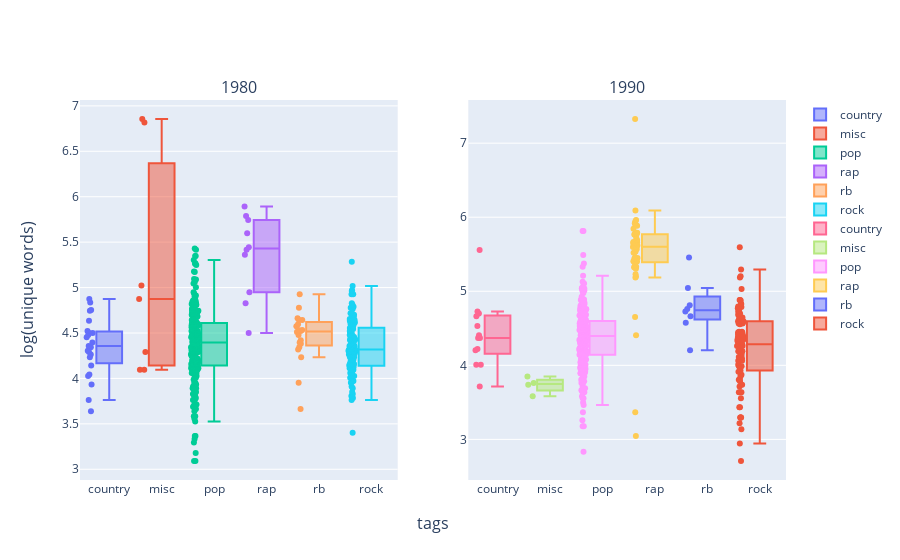

The notebook cell saved with this chart:
### Code cell
words_decades(df, [1980, 1990])

### Figure 1 — Plotly figure (JSON) as saved in the notebook; plotly's stock layout.template omitted (floating-point values rounded to 4 significant figures; data arrays with more than 128 entries replaced by an {"elided": "..."} marker saying what was removed)
{"data": [{"boxpoints": "all", "customdata": [["It Ain’t Cool to Be Crazy About You", "George Strait"], ["From Strangers To Lovers To Friends", "George Jones"], ["I Don’t Want to Be Alone", "Reba McEntire"], ["Little Rock n Roller", "Steve Earle"], ["You’re The Reason God Made Oklahoma", "David Frizzell & Shelly West"], ["Drivin My Life Away", "Eddie Rabbitt"], ["Heartbreak Hill", "Emmylou Harris"], ["Happy Birthday Jesus Ill Open This One for You", "Reba McEntire"], ["Real Good Feel Good Song", "Mel McDaniel"], ["She Hung The Moon", "George Jones"], ["Where Do You Go When You Dream", "Anne Murray"], ["Baby What About You", "Crystal Gayle"], ["This Missin’ You Heart of Mine", "Sawyer Brown"], ["My Old Yellow Car", "Dan Seals"], ["You Set My Dreams to Music", "Anne Murray"], ["This Time", "Gear Daddies"], ["Ladys Choice", "Keith Whitley"], ["One Way Ticket", "Carlene Carter"], ["Heaven or Hell", "Willie Nelson"], ["Fun While It Lasted", "Billy Joe Shaver"], ["Without You", "Conway Twitty"], ["Youll Be Seeing Me", "The Osmonds"], ["Things I Believe In", "Tanya Goodman Sykes"]], "hovertemplate": "title: %{customdata[0]}<br>artist: %{customdata[1]}<br>log(words): %{y}", "name": "country", "type": "box", "xaxis": "x", "y": [4.234, 4.5, 4.522, 4.836, 4.745, 4.394, 4.477, 4.875, 4.754, 4.043, 4.29, 4.344, 4.263, 4.635, 4.304, 3.932, 3.638, 4.454, 3.761, 4.357, 4.5, 4.143, 4.025], "yaxis": "y"}, {"boxpoints": "all", "customdata": [["I. Introduction", "Huey P. Newton"], ["Royal Rumble 1988", "WWE"], ["Kellswater", "Loreena McKennitt"], ["Boring", "The Young Ones"], ["Chess", "Rosario Castellanos"], ["How Many Women", "Bjrn Ulvaeus & Benny Andersson"], ["Grundles Good", "Hasbro"]], "hovertemplate": "title: %{customdata[0]}<br>artist: %{customdata[1]}<br>log(words): %{y}", "name": "misc", "type": "box", "xaxis": "x", "y": [6.855, 4.094, 5.024, 6.817, 4.094, 4.875, 4.29], "yaxis": "y"}, {"boxpoints": "all", "customdata": {"elided": "248x2 str values"}, "hovertemplate": "title: %{customdata[0]}<br>artist: %{customdata[1]}<br>log(words): %{y}", "name": "pop", "type": "box", "xaxis": "x", "y": {"elided": "248 float values"}, "yaxis": "y"}, {"boxpoints": "all", "customdata": [["Portrait of a Masterpiece", "The D.O.C."], ["The Gas Face", "3rd Bass"], ["Think About It", "Special Ed"], ["Bald Headed Hoes", "Willie D"], ["Anarexol 12 Mix", "Eek-A-Mouse"], ["Cold Crush Bros. At The Dixie", "Cold Crush Brothers"], ["Look-Out World The Browns Are Coming Thru", "\"Cleveland Rapper\" Abraham Klein & Lisa Sharp"], ["Ease Freeze", "Nicodemus"], ["Army Life", "Welton Irie"], ["Bite Em", "Captain Rapp"]], "hovertemplate": "title: %{customdata[0]}<br>artist: %{customdata[1]}<br>log(words): %{y}", "name": "rap", "type": "box", "xaxis": "x", "y": [5.598, 5.787, 5.743, 5.442, 4.5, 5.892, 5.361, 4.949, 4.828, 5.416], "yaxis": "y"}, {"boxpoints": "all", "customdata": [["There’s a Star for Everyone", "Aretha Franklin"], ["Gamblers Blues", "B.B. King"], ["Love You Anyway", "Cameo"], ["Shes Over Me", "Teddy Pendergrass"], ["Flash Back", "Chic"], ["Make It Last", "Midnight Star"], ["Ready for Your Love", "Jeffrey Osborne"], ["Love Sign", "Morris Day"], ["Music Be The Music", "World Class Wreckin Cru"], ["Men Don’t Cry", "The S.O.S. Band"], ["Fight Apartheid", "Peter Tosh"], ["Jaguar", "Mavis Staples"], ["The Strength of the Lord", "Larnelle"], ["Daddys Home", "Process and the Doo Rags"], ["Golden City", "Leon Patillo"], ["By the Time I Get to Phoenix", "Dick Smith (Soul)"], ["Purple Rain Live in Dortmund 1988", "Prince"], ["Get the Money Uncle Scrooges Money", "The Beagle Boys"], ["Tonight Is The Night", "Kwick"], ["Shelter", "Leon Ware"]], "hovertemplate": "title: %{customdata[0]}<br>artist: %{customdata[1]}<br>log(words): %{y}", "name": "rb", "type": "box", "xaxis": "x", "y": [4.533, 4.511, 4.317, 4.663, 4.394, 4.575, 4.644, 4.779, 4.927, 4.533, 4.419, 4.344, 4.522, 3.951, 4.477, 4.644, 3.664, 4.595, 4.234, 4.382], "yaxis": "y"}, {"boxpoints": "all", "customdata": {"elided": "117x2 str values"}, "hovertemplate": "title: %{customdata[0]}<br>artist: %{customdata[1]}<br>log(words): %{y}", "name": "rock", "type": "box", "xaxis": "x", "y": [4.564, 4.927, 3.97, 4.927, 4.5, 4.644, 4.554, 4.511, 4.718, 4.654, 4.344, 4.143, 4.263, 4.682, 4.466, 4.357, 4.357, 4.673, 3.892, 4.19, 4.635, 4.06, 4.277, 4.407, 3.97, 4.094, 4.344, 4.174, 4.595, 4.127, 3.784, 4.304, 4.454, 4.111, 4.234, 4.615, 4.159, 4.585, 4.595, 3.807, 4.419, 4.635, 4.7, 4.431, 4.007, 4.543, 3.807, 4.787, 4.317, 4.317, 4.06, 4.111, 4.97, 4.454, 4.344, 4.111, 4.431, 4.511, 4.511, 4.29, 5.017, 4.382, 3.951, 4.522, 4.615, 4.159, 4.248, 4.533, 4.595, 4.263, 4.29, 4.828, 4.29, 3.912, 4.159, 4.06, 4.277, 4.127, 4.263, 4.466, 4.29, 4.762, 4.205, 4.127, 3.97, 4.357, 4.043, 4.094, 4.644, 4.369, 4.234, 4.779, 4.094, 5.283, 4.963, 4.007, 4.663, 4.369, 4.317, 4.317, 4.205, 4.174, 4.635, 3.829, 4.304, 4.344, 4.477, 4.419, 3.85, 4.29, 3.761, 4.025, 4.248, 3.401, 4.812, 4.419, 4.317], "yaxis": "y"}, {"boxpoints": "all", "customdata": [["One Last Thrill", "Billy Ray Cyrus"], ["Christmas Morning", "Lyle Lovett"], ["Sweet as the Flowers in May Time", "The Carter Family"], ["High Noon In Killville", "Angry Johnny And The Killbillies"], ["When Goodbye Was a Word", "Trisha Yearwood"], ["Not That I Care", "Ricky Van Shelton"], ["Fire to Fire", "Tanya Tucker"], ["Silver Wings", "Pam Tillis"], ["Delaney Talks To Statues", "Jimmy Buffett"], ["All I Can Be Is a Sweet Memory", "Collin Raye"], ["What Else Could I Do?", "Rhonda Vincent"], ["What About Him", "Brush Arbor"], ["Amazing Grace", "Crystal Gayle"]], "hovertemplate": "title: %{customdata[0]}<br>artist: %{customdata[1]}<br>log(words): %{y}", "name": "country", "type": "box", "xaxis": "x2", "y": [4.727, 4.7, 4.22, 5.557, 4.007, 4.369, 4.205, 3.714, 4.663, 4.369, 4.533, 4.407, 4.007], "yaxis": "y2"}, {"boxpoints": "all", "customdata": [["Savior More than Life", "Kirk Franklin"], ["Reprise How Does It Feel", "Doopees"], ["This Kingdom", "Ron Kenoly"], ["Danger At The Door D-Lo Brown", "Jim Johnston"]], "hovertemplate": "title: %{customdata[0]}<br>artist: %{customdata[1]}<br>log(words): %{y}", "name": "misc", "type": "box", "xaxis": "x2", "y": [3.738, 3.584, 3.761, 3.85], "yaxis": "y2"}, {"boxpoints": "all", "customdata": {"elided": "244x2 str values"}, "hovertemplate": "title: %{customdata[0]}<br>artist: %{customdata[1]}<br>log(words): %{y}", "name": "pop", "type": "box", "xaxis": "x2", "y": {"elided": "244 float values"}, "yaxis": "y2"}, {"boxpoints": "all", "customdata": [["Final Frontier", "MC Ren"], ["Point the Finga", "2Pac"], ["Mary Jane", "Tha Alkaholiks"], ["Props", "A.L.T."], ["Woodchuck", "Apache"], ["Uptown Thang Waitn on Your Picture", "B.G."], ["Hard Times", "Bone Thugs-N-Harmony"], ["Step Into Da Cipher", "Brand Nubian"], ["People vs. Toker", "Brownside"], ["Two Minute Brother", "B.W.P."], ["Degrees", "C-Rayz Walz"], ["Hear Me Out", "Clipse"], ["L.A. L.A.", "Capone-N-Noreaga"], ["T.O.N.Y. Top of New York", "Capone-N-Noreaga"], ["Please Dont Kill Me", "Crazy"], ["That Kinda Girl", "DC Talk"], ["Down Syndrome", "De La Soul"], ["Back in the Day", "Dred Scott"], ["Get Rich to This", "Goodie Mob"], ["Whats Goin On", "Gravediggaz"], ["Bitch Betta Have My Money", "Ja Rule"], ["What Part of the Game", "McGruff"], ["Cop Killer", "Body Count"], ["Pimpin Aint Easy", "II Tru"], ["The Rough Side of Town", "Organized Konfusion"], ["We Want Some Answers", "Pastor Troy"], ["Here They Cum", "PMD"], ["The Worlds a Stage A Dramady", "Prince Paul"], ["North Memphis Area", "Three 6 Mafia"], ["Bitch With a Perm", "Tim Dog"], ["Diemuthafuckadie", "Twiztid"], ["Biscuits and Eggs", "Ultramagnetic MC's"], ["Cinncinati", "Mood"], ["You Got It", "Soulja Slim"], ["Killa By Nature", "Tommy Wright III"], ["Lord Have Mercy", "Soul Intent"], ["Hush Baby Hush", "Buju Banton"], ["Hieroglyphics vs. Hobo Junction Freestyle Battle", "Sway & King Tech"], ["From The Funk To The Back", "Kokane"], ["Face The Flames", "The Wiseguys"], ["Hey Hey Hey Original", "2Face (A-Butta & L-Swift)"], ["Bonus Track", "Dru Down"], ["Dead Bent Original 12 Version", "MF DOOM"], ["Laws Out To Get Me", "Trinity Garden Cartel"], ["Pour More", "Daniel Young Aka Muph"], ["Niggaz of Destruction", "N.O.D. (Niggaz Of Destruction)"], ["If You Dont Know", "Queen Latifah"], ["For My Man - Sandman", "Q-Tip"]], "hovertemplate": "title: %{customdata[0]}<br>artist: %{customdata[1]}<br>log(words): %{y}", "name": "rap", "type": "box", "xaxis": "x2", "y": [5.525, 5.572, 5.631, 5.231, 5.771, 5.62, 4.654, 5.908, 5.323, 5.609, 5.724, 5.403, 5.943, 5.787, 5.38, 5.303, 5.768, 5.666, 5.844, 5.919, 5.595, 6.091, 4.407, 5.598, 5.768, 5.187, 5.652, 5.318, 3.367, 5.455, 5.598, 5.617, 5.694, 5.663, 5.451, 5.886, 5.198, 7.326, 5.602, 3.045, 5.905, 5.961, 5.537, 5.79, 5.521, 5.407, 5.333, 5.438], "yaxis": "y2"}, {"boxpoints": "all", "customdata": [["Top of the World", "Brandy"], ["Whos The Mack", "Ralph Tresvant"], ["When You Need Me", "Aaron Hall"], ["On  On Reprise", "Mint Condition"], ["I Like the Way The Kissing Game Beat-A-Pella", "Hi-Five"], ["Whats Goin On", "Tony Thompson"], ["You Make Me Wanna... Live", "Usher"], ["There Is a Hope", "Alicia Williamson"]], "hovertemplate": "title: %{customdata[0]}<br>artist: %{customdata[1]}<br>log(words): %{y}", "name": "rb", "type": "box", "xaxis": "x2", "y": [5.455, 4.727, 5.043, 4.205, 4.575, 4.663, 4.812, 4.762], "yaxis": "y2"}, {"boxpoints": "all", "customdata": {"elided": "98x2 str values"}, "hovertemplate": "title: %{customdata[0]}<br>artist: %{customdata[1]}<br>log(words): %{y}", "name": "rock", "type": "box", "xaxis": "x2", "y": [4.644, 4.382, 4.407, 4.094, 4.263, 4.007, 4.357, 3.912, 3.555, 4.454, 4.554, 4.19, 4.174, 3.807, 4.828, 4.394, 4.111, 3.989, 3.807, 4.787, 4.344, 4.304, 4.443, 4.382, 4.564, 3.296, 4.22, 4.682, 4.875, 4.787, 3.296, 3.738, 3.638, 3.638, 3.638, 4.828, 3.135, 5.293, 3.219, 4.29, 4.575, 4.564, 4.317, 4.22, 2.708, 4.635, 4.564, 4.654, 4.883, 4.277, 4.143, 5.187, 2.944, 3.912, 4.094, 4.277, 3.296, 3.932, 4.331, 4.394, 4.263, 4.407, 5.595, 4.771, 4.344, 3.871, 4.06, 4.883, 4.443, 4.7, 4.796, 4.19, 4.06, 4.419, 5.03, 4.263, 4.771, 3.85, 3.296, 3.714, 4.595, 4.595, 4.419, 3.989, 4.263, 4.454, 5.204, 3.97, 3.989, 4.19, 3.784, 3.871, 3.434, 4.111, 4.644, 4.727, 3.434, 4.736], "yaxis": "y2"}], "layout": {"annotations": [{"font": {"size": 16}, "showarrow": false, "text": "1980", "x": 0.225, "xanchor": "center", "xref": "paper", "y": 1, "yanchor": "bottom", "yref": "paper"}, {"font": {"size": 16}, "showarrow": false, "text": "1990", "x": 0.775, "xanchor": "center", "xref": "paper", "y": 1, "yanchor": "bottom", "yref": "paper"}, {"font": {"size": 16}, "showarrow": false, "text": "tags", "x": 0.5, "xanchor": "center", "xref": "paper", "y": 0, "yanchor": "top", "yref": "paper", "yshift": -30}, {"font": {"size": 16}, "showarrow": false, "text": "log(unique words)", "textangle": -90, "x": 0, "xanchor": "right", "xref": "paper", "xshift": -40, "y": 0.5, "yanchor": "middle", "yref": "paper"}], "xaxis": {"anchor": "y", "domain": [0, 0.45]}, "xaxis2": {"anchor": "y2", "domain": [0.55, 1]}, "yaxis": {"anchor": "x", "domain": [0, 1]}, "yaxis2": {"anchor": "x2", "domain": [0, 1]}}}
